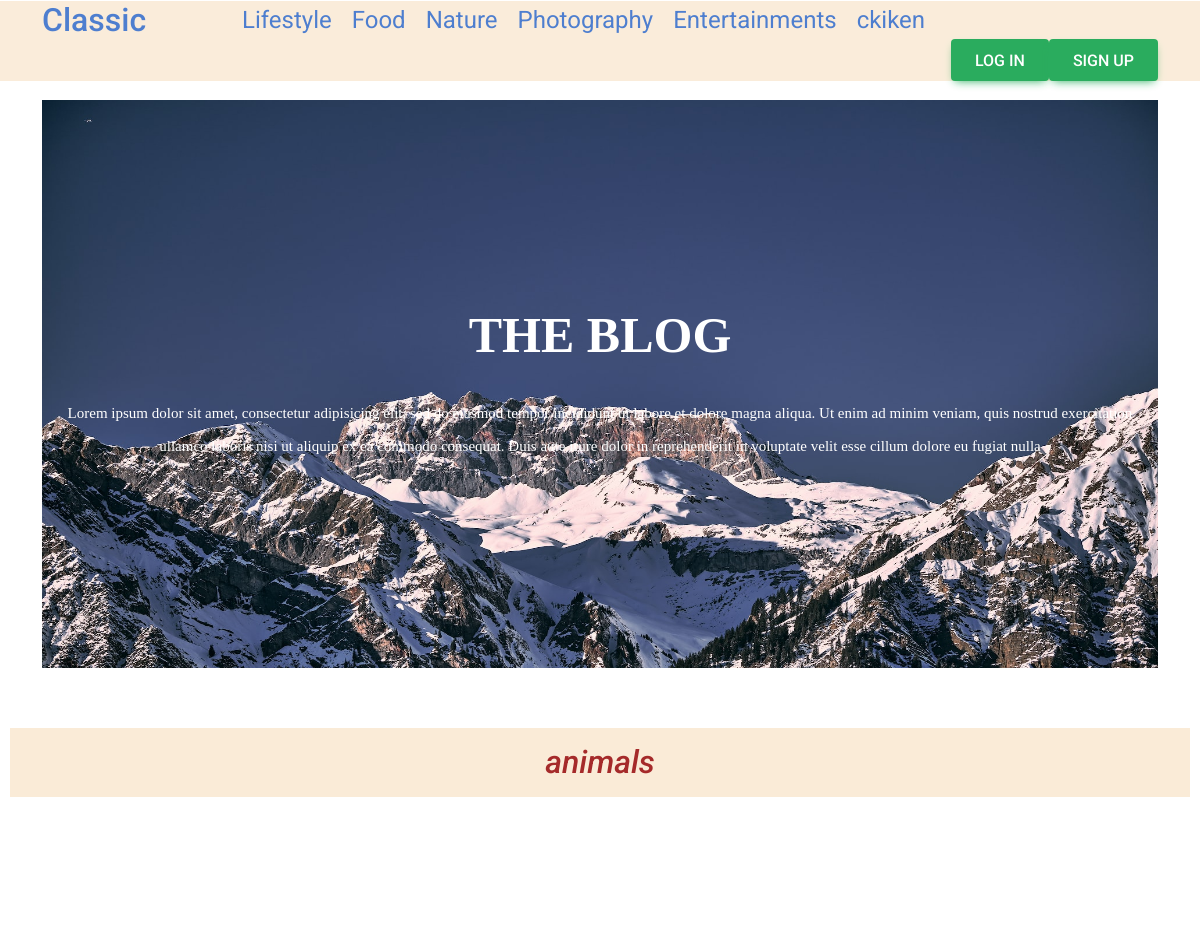
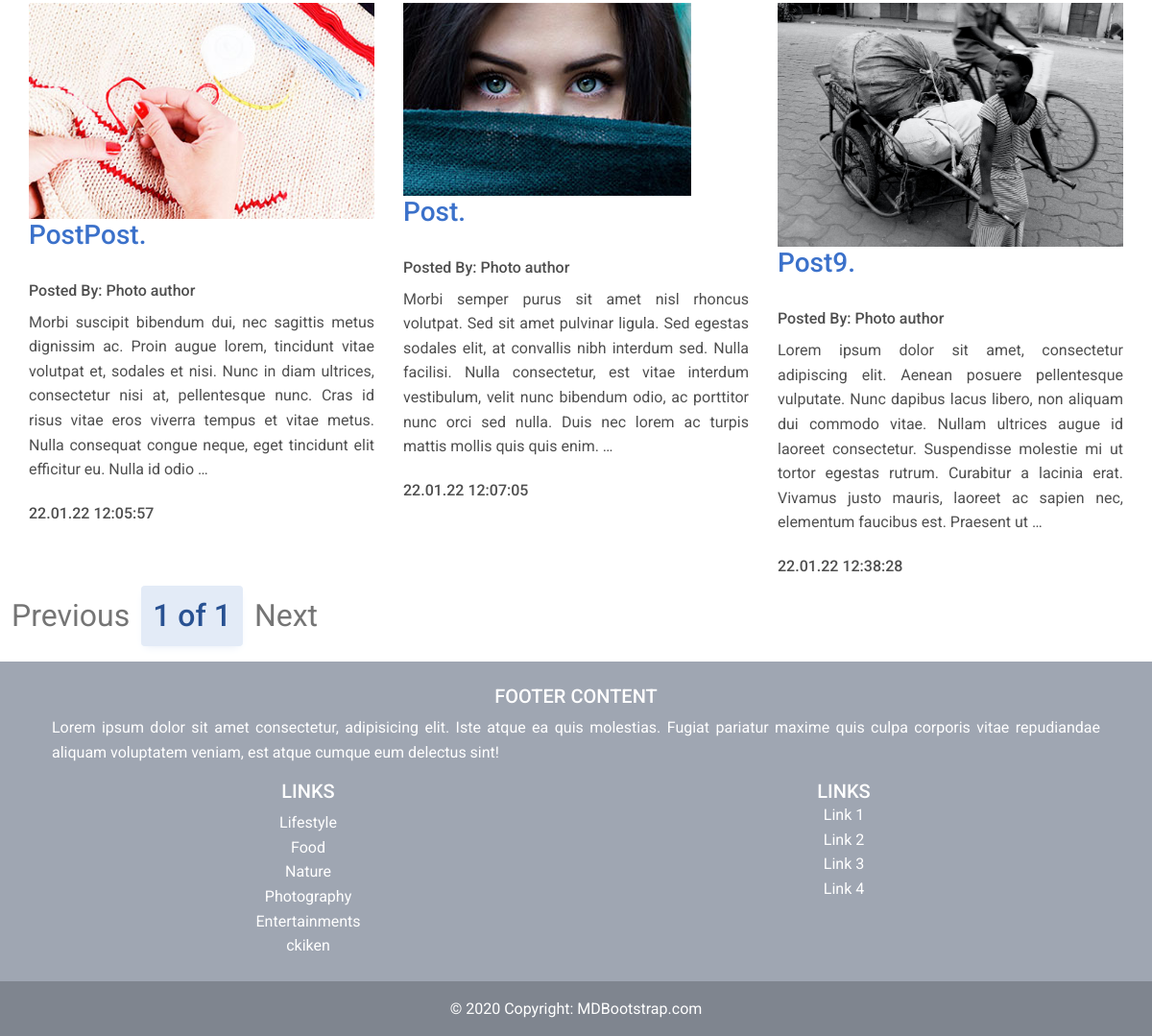
/tags/animals/, run on the app's committed database (2 pictures, top to bottom).
### blog_app/models.py (models this page shows, shortened)
class Category(models.Model):
    title = models.CharField(max_length=100)
    slug = models.SlugField(max_length=100, unique=True)

class Post(models.Model):
    title = models.CharField(max_length=100)
    slug = models.SlugField(max_length=100, unique=True)
    content = models.TextField()
    created_at = models.DateTimeField(auto_now_add=True)
    photo = models.ImageField(upload_to='photoes/%Y/%m/%d/')
    views = models.IntegerField(editable=False, null=True)
    category = models.ForeignKey(Category, on_delete=models.SET_NULL, null=True, related_name='posts')
    tags = models.ManyToManyField(Tag)

### blog_app/views.py (the view)
# urls.py: path('tags/<str:slug>/', ThePostsByTag.as_view(), name='tag'),
class ThePostsByTag(ListView):
    template_name ='blog_app/index.html'
    paginate_by = 8
    def get_queryset(self):
        return Post.objects.filter(tags__slug=self.kwargs['slug'])
    def get_context_data(self, **kwargs):
        context = super().get_context_data(**kwargs)
        if len(self.get_queryset()) == 0:
            context['info'] = f'There is no posts related to {self.kwargs["slug"]} tag'
        else:
            context['info'] = self.kwargs["slug"]
        return context

### blog_app/templatetags/my_tags.py (called while the page is built)
@register.simple_tag()
def show_categories():
    return Category.objects.all()

### blog_app/templates/blog_app/index.html (shortened to what this page needs)
{% extends 'base.html' %}
{% load static %}
{% block content %}
<section class="bg-text-area" style="padding: 20px;">
    <div class="container">
        <div class="row">
            <div class="col-md-12">
                <div class="bg-text" style="
                padding-left: 20px;
                padding-right: 20px;
            ">
                    <h3>THE BLOG</h3>
                    <p>Lorem ipsum dolor sit amet, consectetur adipisicing elit, sed do eiusmod tempor incididunt ut
                        labore et dolore magna aliqua. Ut enim ad minim veniam, quis nostrud exercitation ullamco
                        laboris nisi ut aliquip ex ea commodo consequat. Duis aute irure dolor in reprehenderit in
                        voluptate velit esse cillum dolore eu fugiat nulla </p>
                </div>
            </div>
        </div>
    </div>
</section>
    <h2  style="text-align: center;
    margin: 40px 10px;
    padding: 15px;
    background-color: antiquewhite;
    color: brown;"><i>{{info}}</i></h2>
<div class="d-flex align-items-stretch" style="flex-wrap: wrap; justify-content: space-evenly; margin-top: 150px;">
    {% for post in page_obj.object_list %}
                    <div style="width: 30vw;">
                            <img src="{{post.photo.url}}" class="img-fluid" alt="Wild Landscape">
                            <h3 style="min-height: 50px;"><a href="{% url 'post' post.slug %}">{{post.title}}.</a></h3>
                            <h4><span>Posted By: <span class="author-name">Photo author</span></span>
                            </h4>
                            <div>{{post.content|truncatewords_html:50|safe}}</div>
                            <h4><span>{{post.created_at|date:"d.m.y H:i:s"}}</span></h4>
                    </div>
                    {% endfor %}
</div>
<nav aria-label="...">
    <ul class="pagination">
        {% if page_obj.has_previous %}
        <li class="page-item">
            <a class="page-link" href="?{{looking_for}}page={{page_obj.previous_page_number}}" style="font-size: 2em;">Previous</a>
          </li>
        {% else %}
        <li class="page-item disabled">
            <a class="page-link"  style="font-size: 2em;">Previous</a>
          </li>
        {% endif %}
    {% for p in page_obj.paginator.page_range %}
    {% if page_obj.number == p %}
      <li class="page-item active" aria-current="page">
        <a class="page-link" href="#" style="font-size: 2em;">{{p}} of {{page_obj.paginator.num_pages}}<span class="visually-hidden">(current)</span></a>
      </li>
      {% elif p > page_obj.number|add:-3 and p < page_obj.number|add:3 %}
      <li class="page-item"><a class="page-link" href="?{{looking_for}}page={{p}}" style="font-size: 2em;">{{p}}</a></li>
      {% endif %}
      {% endfor %}
      {% if page_obj.has_next %}
      <li class="page-item">
        <a class="page-link" href="?{{looking_for}}page={{page_obj.next_page_number}}" style="font-size: 2em;">Next</a>
      </li>
      {% else %}
      <li class="page-item disabled">
          <a class="page-link"  style="font-size: 2em;">Next</a>
        </li>
      {% endif %}
    </ul>
  </nav>
{% endblock %}

### templates/base.html (shortened to what this page needs)
{% load static %}
{% load my_tags %}
{% show_categories as categories %}
<!DOCTYPE html>
<html lang="en">
<head>
<link
href="https://cdnjs.cloudflare.com/ajax/libs/font-awesome/6.0.0/css/all.min.css"
rel="stylesheet"
/>
<link
href="https://cdnjs.cloudflare.com/ajax/libs/mdb-ui-kit/6.2.0/mdb.min.css"
rel="stylesheet"
/>
    <link rel="stylesheet" href="{% static 'blog_app/css/style.css' %}">
</head>
<body>
    <div class="wrapper">
        {% block header %}
        <header class="header">
            <div class="container">
                <div class="row">
                    <div class="col-md-2">
                        <div class="logo">
                            <h2><a href="{% url 'home' %}">Classic</a></h2>
                        </div>
                    </div>
                    <div class="col-md-10">
                        <div class="menu" style="text-align: end;">
                                <div style="    display: flex;
                                flex-wrap: wrap;">
                                  {% for category in categories %}
                                   <div style="display: inline-block;margin:0 10px">
                                          <a href="{% url 'category' category.slug %}" style="font-size: x-large;">{{category.title}}</a>
                                                          </div>
                                  {% endfor %}
                                </div>
                            <div style="display: flex; justify-content: flex-end;">
                              {% if request.user.is_authenticated %}
                              <button type="button" class="btn btn-info">{{request.user}}</button>
                              <form action="{% url 'logout' %}">
                                <button type="submit" class="btn btn-success" style="font-size: initial;">Log out</button>
                                                        </form>
                              {% else %}
                              <form action="{% url 'login' %}">
                                <button type="submit" class="btn btn-success" style="font-size: initial;">Log in</button>
                                                        </form>
                              <form action="{% url 'register' %}">
                                  <button type="submit" class="btn btn-success" style="font-size: initial;">Sign up</button>
                              </form>
                              {% endif %}
                            </div>
                        </div>
                    </div>
                </div>
            </div>
        </header>
        {% endblock %}
        {% block content %}<span>Content should be here</span> {% endblock %}
        {% block footer %}
        <section class="">
            <footer class="bg-secondary text-white text-center">
              <div class="container p-4">
                <div class="row">
                  <div class="col-lg-6 col-md-12 mb-4 mb-md-0">
                    <h5 class="text-uppercase">Footer Content</h5>
                    <p>
                      Lorem ipsum dolor sit amet consectetur, adipisicing elit. Iste atque ea quis
                      molestias. Fugiat pariatur maxime quis culpa corporis vitae repudiandae
                      aliquam voluptatem veniam, est atque cumque eum delectus sint!
                    </p>
                  </div>
                  <div class="col-lg-3 col-md-6 mb-4 mb-md-0">
                    <h5 class="text-uppercase">Links</h5>
                    <ul class="list-unstyled mb-0">
                      {% for category in categories %}
                        <li>
                          <a href="{% url 'category' category.slug %}" class="text-white">{{category.title}}</a>
                        </li>
                        {% endfor %}
                    </ul>
                  </div>
                  <div class="col-lg-3 col-md-6 mb-4 mb-md-0">
                    <h5 class="text-uppercase mb-0">Links</h5>
                    <ul class="list-unstyled">
                      <li>
                        <a href="#!" class="text-white">Link 1</a>
                      </li>
                      <li>
                        <a href="#!" class="text-white">Link 2</a>
                      </li>
                      <li>
                        <a href="#!" class="text-white">Link 3</a>
                      </li>
                      <li>
                        <a href="#!" class="text-white">Link 4</a>
                      </li>
                    </ul>
                  </div>
                </div>
              </div>
              <div class="text-center p-3" style="background-color: rgba(0, 0, 0, 0.2);">
                © 2020 Copyright:
                <a class="text-white" href="https://mdbootstrap.com/">MDBootstrap.com</a>
              </div>
            </footer>
          </section>
    {% endblock %}
    </div>
</body>
</html>

### blog_app/static/blog_app/css/style.css (style rules this page uses)
@media (min-width: 765px) { .col-md-1, .col-md-2, .col-md-3, .col-md-4, .col-md-5, .col-md-6, .col-md-7, .col-md-8, .col-md-9, .col-md-10, .col-md-11, .col-md-12 { float: left; } }
@media (min-width: 765px) { .col-md-12 { width: 100%; } }
@media (min-width: 765px) { .col-md-10 { width: 83.33333333%; } }
@media (min-width: 765px) { .col-md-6 { width: 50%; } }
@media (min-width: 765px) { .col-md-2 { width: 16.66666667%; } }
span { font-size: initial; }
p { font-size: initial; text-align: justify; }
.btn { font-size: initial; }
.wrapper section.bg-text-area .bg-text { background-image: url(../img/marcus-ganahl-N7DcR2PO__c-unsplash.jpg); background-size: 100% 100%; padding: 205px 280px; }
.wrapper section.bg-text-area .bg-text h3 { color: #fff; font-family: Geometria; font-size: 50px; font-weight: 700; text-align: center; text-transform: uppercase; margin: 0; }
.wrapper section.bg-text-area .bg-text p { color: #fff; font-family: Geometria; font-size: 15px; font-weight: 500; line-height: 33px; margin: 32px 0 0; text-align: center; }
header { top: 1px; position: sticky; background-color: antiquewhite; opacity: 0.9; z-index: 2; }

### data on the page
Category: title "Lifestyle"
Category: title "Food"
Category: title "Nature"
Category: title "Photography"
Category: title "Entertainments"
Category: title "ckiken"
Post: photo (picture), title "PostPost", content "Morbi suscipit bibendum dui, nec sagittis metus dignissim ac. Proin augue lorem, tincidunt vitae volutpat et, sodales et nisi. Nunc in diam ultrices, consectetur nisi at, pellentesque nunc. Cras id risus vitae eros viverra tempus et vitae metus. Nulla consequat congue neque, eget tincidunt elit efficitur eu. Nulla id odio …", created_at "22.01.22 12:05:57"
Post: photo (picture), title "Post", content "Morbi semper purus sit amet nisl rhoncus volutpat. Sed sit amet pulvinar ligula. Sed egestas sodales elit, at convallis nibh interdum sed. Nulla facilisi. Nulla consectetur, est vitae interdum vestibulum, velit nunc bibendum odio, ac porttitor nunc orci sed nulla. Duis nec lorem ac turpis mattis mollis quis quis enim. …", created_at "22.01.22 12:07:05"
Post: photo (picture), title "Post9", content "Lorem ipsum dolor sit amet, consectetur adipiscing elit. Aenean posuere pellentesque vulputate. Nunc dapibus lacus libero, non aliquam dui commodo vitae. Nullam ultrices augue id laoreet consectetur. Suspendisse molestie mi ut tortor egestas rutrum. Curabitur a lacinia erat. Vivamus justo mauris, laoreet ac sapien nec, elementum faucibus est. Praesent ut …", created_at "22.01.22 12:38:28"

### other printed values
{{ info }} "animals"
{{ p }} "1"
{{ page_obj.paginator.num_pages }} "1"
